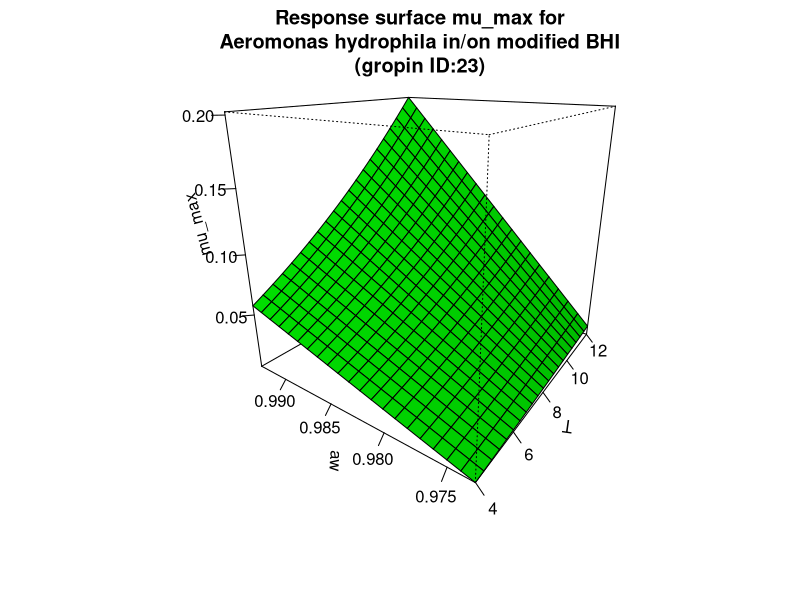

This chart was generated by the following R code:
#############################
# start of Parameter script
#############################
T <- seq(3.996003996004,12.012,length.out=21)
aw <- seq(0.973026973026973,0.992992,length.out=21)
#############################
# end of Parameter script
#############################
############################# 
# start of Model script Gropin ID 23 
#############################
 
# constant coefficients for this model
a <- 0.032
awmin <- 0.9718
Tmin <- -5.25
 
variables <- data.frame(T,aw)
argumentsPar <- expand.grid(variables)
 
# heart of the model
response_surface <- function(T,aw) {
   mumax <-(a*(aw-awmin)*((T-Tmin)^2))

return(mumax=mumax)
} 

# output parameters
mumax <- cbind(argumentsPar,response_surface(argumentsPar['T'],argumentsPar['aw']))
colnames(mumax) <- c(colnames(argumentsPar),'mumax')
#############################
# End of Model script
#############################
############################# 
# start of Visualisation script Gropin ID 23 
#############################
persp(T,aw,matrix(unlist(mumax$mumax),nrow=21),col = 'green',xlab='T',ylab='aw',zlab='mu_max',main='Response surface mu_max for
Aeromonas hydrophila in/on modified BHI
(gropin ID:23)',theta=305,phi=20,shade=0.25,ticktype = 'detailed')
#############################
# End of Visualisation script
#############################
